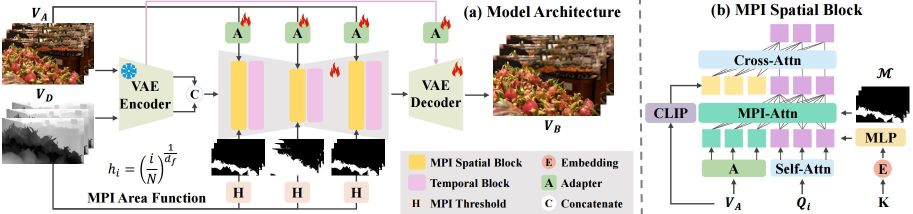
#> input picture assets/method.png, 1825 x 427 px (shown at 1/2 size)
$ python -i edge_batch.py   (imports and definitions only)   (older library calls are emulated)
#> lines starting #> are read from the running program, lines starting #| are printed output that depends on the picture
#> further down, picture is the input picture: shape (427, 1825, 3); mean B, G, R 206.4, 211.3, 214.9
import cv2
import numpy as np
import matplotlib.pyplot as plt
import os
from tqdm import tqdm
import pandas as pd

def edge_map(img):
    """提取灰度图的边缘幅值"""
    gray = cv2.cvtColor(img, cv2.COLOR_BGR2GRAY)
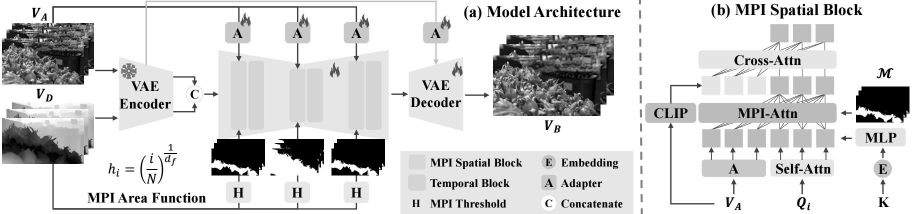
#> gray: shape (427, 1825) (shown at 1/2 size); min 0, max 255, mean 211.9
    edges_x = cv2.Sobel(gray, cv2.CV_64F, 1, 0, ksize=3)
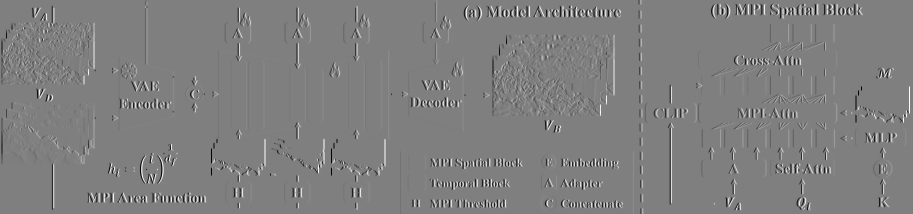
#> edges_x: shape (427, 1825) float64 (shown at 1/2 size); min -1020, max 1020, mean 0; drawn with min black and max white
    edges_y = cv2.Sobel(gray, cv2.CV_64F, 0, 1, ksize=3)
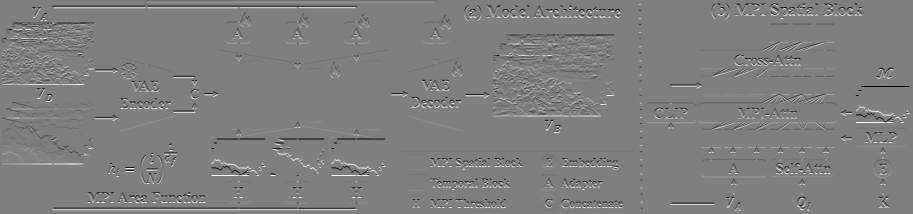
#> edges_y: shape (427, 1825) float64 (shown at 1/2 size); min -1020, max 1020, mean 0; drawn with min black and max white
    magnitude = np.sqrt(edges_x ** 2 + edges_y ** 2)
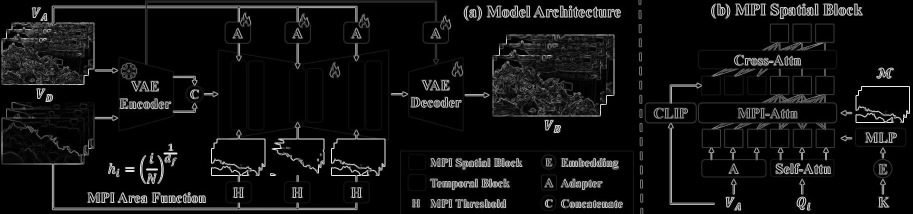
#> magnitude: shape (427, 1825) float64 (shown at 1/2 size); min 0, max 1087.2, mean 72.6; drawn with min black and max white
    return magnitude

# [96 lines left out: functions correlation, calc_smoothness, bokeh_epi_eval_single, evaluate_multiple_videos, not called in this run]

# [23 lines not run here, left out]

>>> import cv2
>>> picture = cv2.imread('../assets/method.png')
>>> result = edge_map(picture)
